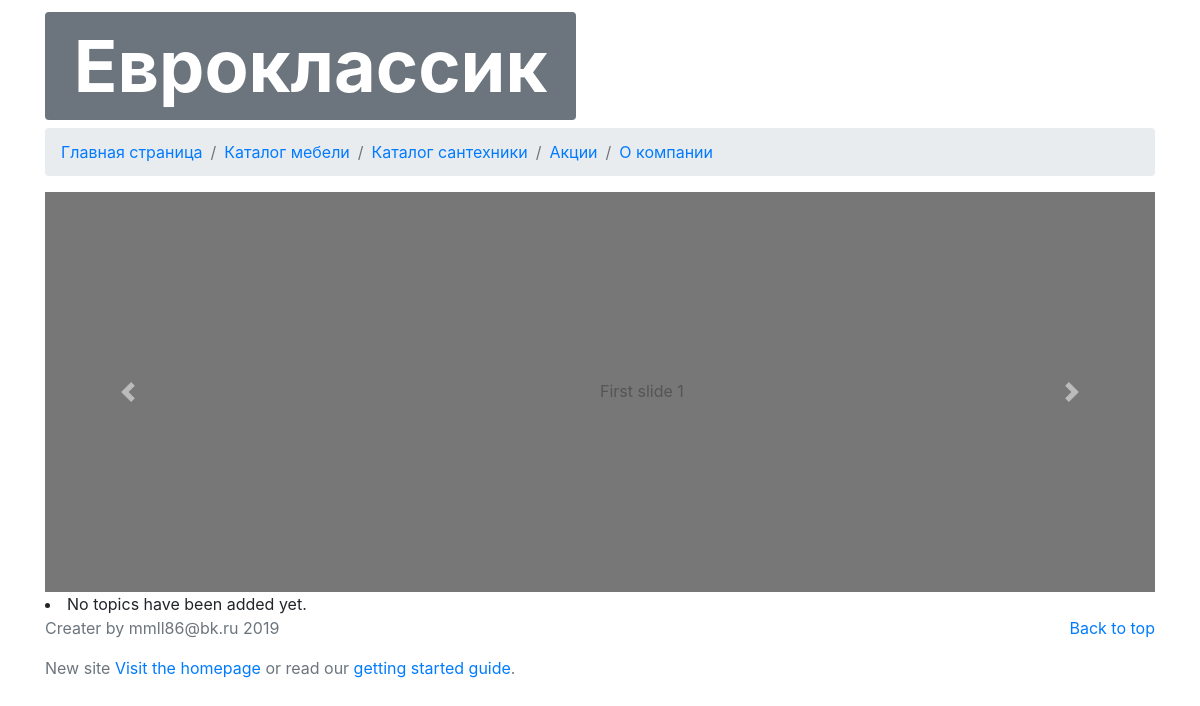
The page /catalogs/ on the database as committed earlier.
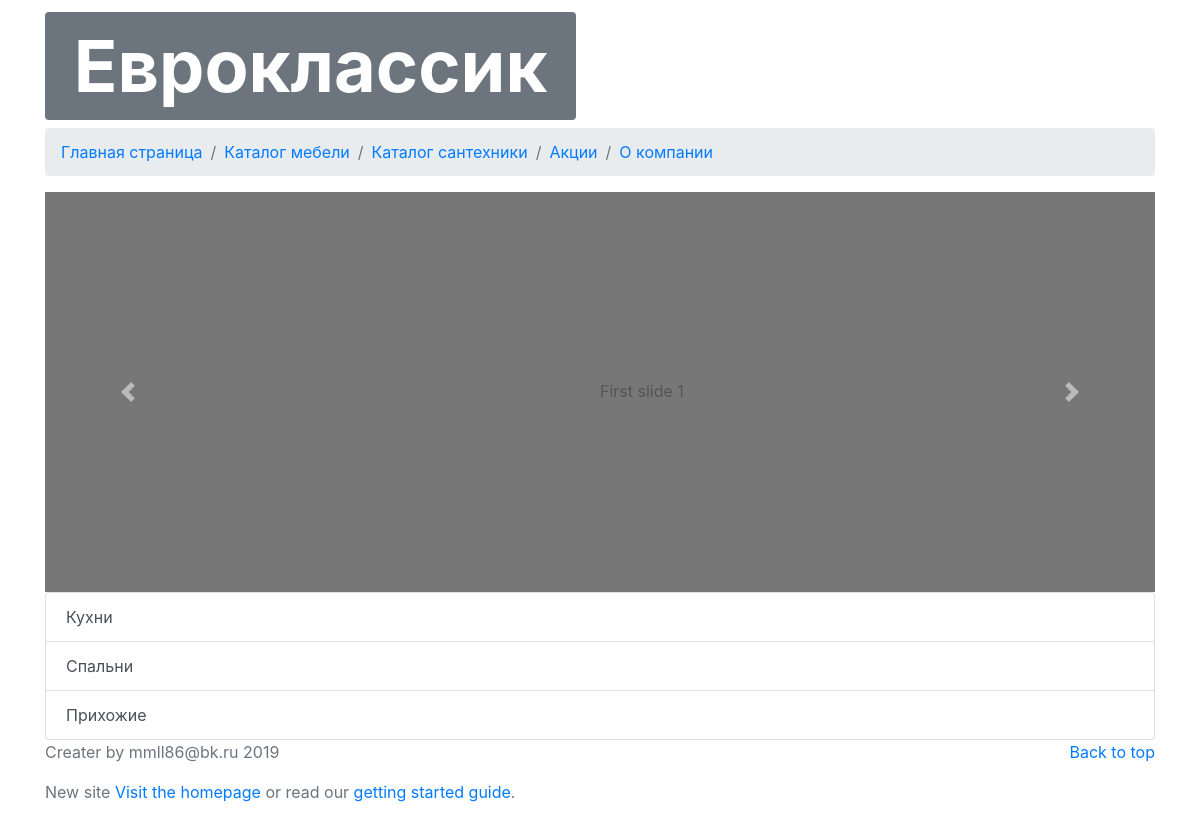
The same page on the database as committed later.
### evroclassik/models.py (models this page shows)
class Catalog(models.Model):
	text = models.CharField(max_length=200, blank=True)
	date_added = models.DateTimeField(auto_now_add=True)
	def __str__(self):
		return self.text

### evroclassik/views.py (the view)
# urls.py: path('catalogs/', views.catalogs, name='catalogs'),
def catalogs(request):
	catalogs = Catalog.objects.order_by('date_added')
	context = {'catalogs': catalogs}
	return render(request, 'evroclassik/catalogs.html', context)

### evroclassik/templates/evroclassik/catalogs.html (shortened to what this page needs)
<!DOCTYPE html>
<html lang="en">
<head>
</head>
<body>
    {% extends "evroclassik/base.html" %}
    {% block content %}
    <div class="container">
        <div class="list-group">
            {% for catalog in catalogs %}
                <a href="{{ catalog.id }}/" class="list-group-item list-group-item-action">{{ catalog }}</a>
            {% empty %}
                <li>No topics have been added yet.</li>
            {% endfor %}
        </div>
    </div>
    {% endblock content %}

### evroclassik/templates/evroclassik/base.html (shortened to what this page needs)
<!DOCTYPE html>
<html lang="en">
{% load staticfiles %}
<head>
</head>
<link rel="stylesheet" href="https://stackpath.bootstrapcdn.com/bootstrap/4.3.1/css/bootstrap.min.css">
<body>
    <div class="container">
        <h1 class="display-1"><span class="badge badge-secondary">Евроклассик</span></h1>
        <nav aria-label="breadcrumb">
            <ol class="breadcrumb">
            <li class="breadcrumb-item"><a href="{% url 'evroclassik:index' %}">Главная страница</a></li>
                <li class="breadcrumb-item"><a  href="{% url 'evroclassik:catalogs' %}">Каталог мебели</a></li>
                <li class="breadcrumb-item"><a href="{% url 'evroclassik:catalogs_plumbing' %}">Каталог сантехники</a></li>
                <li class="breadcrumb-item"><a href="#">Акции</a></li>
                <li class="breadcrumb-item"><a href="#">О компании</a></li>
            </ol>
        </nav>
            <div id="carouselExampleFade" class="carousel slide carousel-fade" data-ride="carousel">
                <div class="carousel-inner">
                    <div class="carousel-item active">
                        <svg class="bd-placeholder-img bd-placeholder-img-lg d-block w-100" width="800" height="400" xmlns="http://www.w3.org/2000/svg" preserveAspectRatio="xMidYMid slice" focusable="false" role="img" aria-label="Placeholder: First slide"><title>Placeholder</title><rect width="100%" height="100%" fill="#777"></rect><text x="50%" y="50%" fill="#555" dy=".3em">First slide 1</text></svg>
                    </div>
                </div>
                <a class="carousel-control-prev" href="#carouselExampleFade" role="button" data-slide="prev">
                <span class="carousel-control-prev-icon" aria-hidden="true"></span>
                </a>
                <a class="carousel-control-next" href="#carouselExampleFade" role="button" data-slide="next">
                <span class="carousel-control-next-icon" aria-hidden="true"></span>
                </a>
            </div>
    </div>
    {% block content %}{% endblock content %}
    <footer class="text-muted">
        <div class="container">
            <p class="float-right">
              <a href="#">Back to top</a>
            </p>
            <p>Creater by mmll86@bk.ru 2019</p>
            <p>New site <a href="#">Visit the homepage</a> or read our <a href="#">getting started guide</a>.</p>
        </div>
    </footer>
</body>
</html>

Rows that differ between the two databases and show on the page:
added Catalog: text "Кухни"
added Catalog: text "Спальни"
added Catalog: text "Прихожие"
Other text that changed with them:
text no longer shown: "No topics have been added yet."
